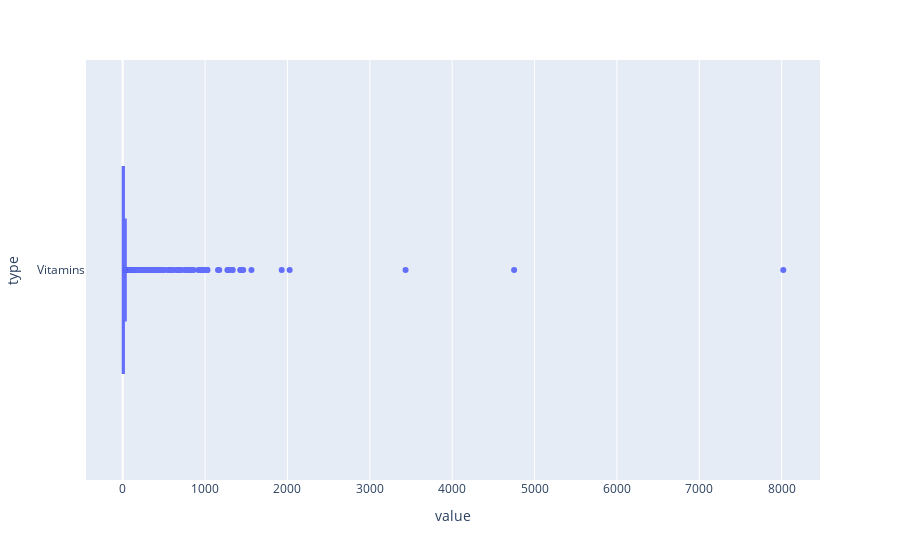

Write notebook code for a chart like this one.
### Markdown cell above
### Exercise 1 d)

We are tasked with detecting outliers in the amount of available vitamins with a some different methods. We are going to start with a box plot:

### Code cell
fig = px.box(nutr_temp, x = "value",y = "type")
fig

### Figure 1 — Plotly figure (JSON) as saved in the notebook; plotly's stock layout.template omitted (floating-point values rounded to 4 significant figures; data arrays with more than 128 entries replaced by an {"elided": "..."} marker saying what was removed)
{"data": [{"alignmentgroup": "True", "hovertemplate": "value=%{x}<br>type=%{y}<extra></extra>", "legendgroup": "", "marker": {"color": "#636efa"}, "name": "", "notched": false, "offsetgroup": "", "orientation": "h", "showlegend": false, "type": "box", "x": {"elided": "7045 float values"}, "x0": " ", "xaxis": "x", "y": {"elided": "7045 str values"}, "y0": " ", "yaxis": "y"}], "layout": {"boxmode": "group", "legend": {"tracegroupgap": 0}, "margin": {"t": 60}, "xaxis": {"anchor": "y", "domain": [0, 1], "title": {"text": "value"}}, "yaxis": {"anchor": "x", "domain": [0, 1], "title": {"text": "type"}}}}
